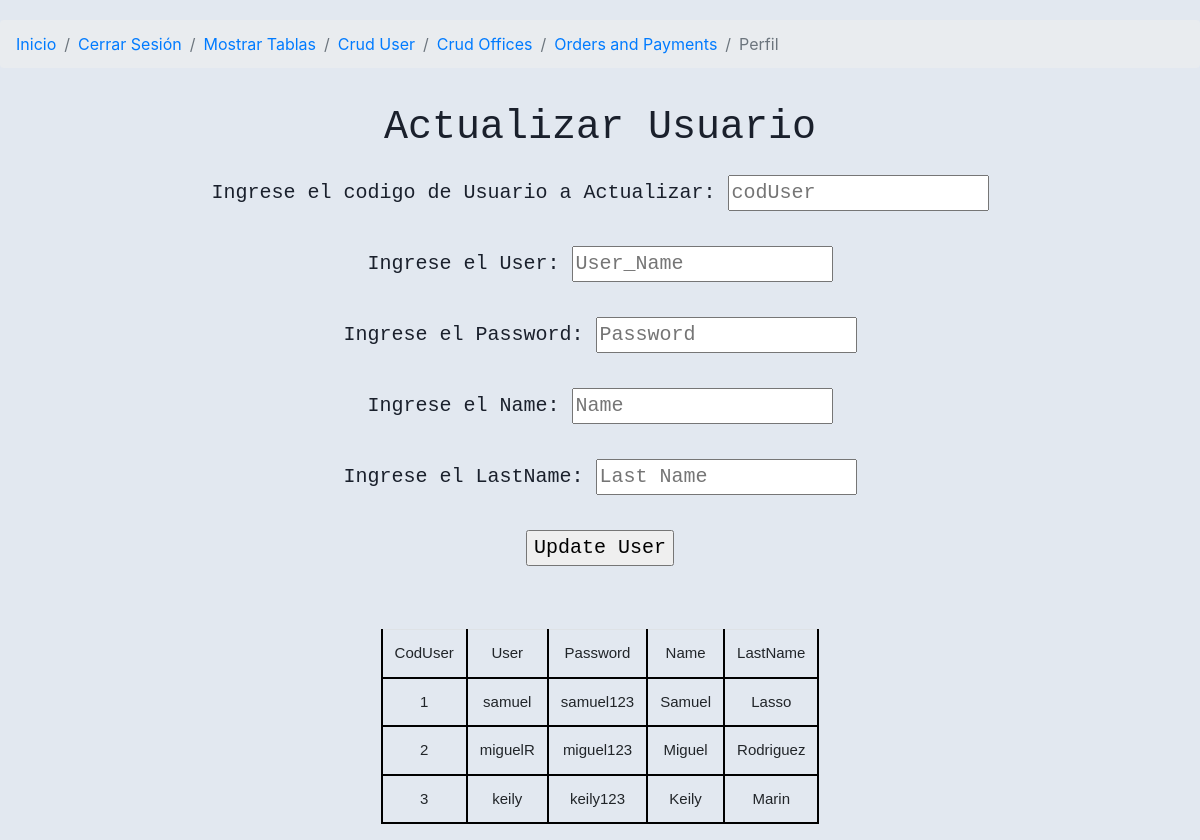
Page /crud_user/update_user.php (signed in) on the committed database.
### tables this page shows
CREATE TABLE `user` (
  `codusuario` int NOT NULL,
  `usuario` varchar(15) NOT NULL,
  `contrasena` varchar(25) NOT NULL,
  `nombre` varchar(20) NOT NULL,
  `apellido` varchar(20) NOT NULL
);

### crud_user/update_user.php (the view, shortened to what this page needs)
<!DOCTYPE html>
<html lang="en">
<head>
    <link rel="stylesheet" href="../css/crud_update_style.css">
    <link rel="stylesheet" href="https://maxcdn.bootstrapcdn.com/bootstrap/4.4.1/css/bootstrap.min.css">
    <link rel="stylesheet" href="assets/css/index_style.css">
</head>
<body>
    <?php
    require_once("../dbconn.php");
    ?>
    <nav aria-label="breadcrumb" class="main-breadcrumb">
        <ol class="breadcrumb">
            <li class="breadcrumb-item"><a href="../index.php">Inicio</a></li>
            <li class="breadcrumb-item"><a href="../logout.php">Cerrar Sesión</a></li>
            <li class="breadcrumb-item"><a href="../mostrar_tablas.php">Mostrar Tablas</a></li>
            <li class="breadcrumb-item"><a href="../crud_user.php">Crud User</a></li>
            <li class="breadcrumb-item"><a href="../crud_office.php">Crud Offices</a></li>
            <li class="breadcrumb-item"><a href="../order_payment.php">Orders and Payments</a></li>
            <li class="breadcrumb-item active" aria-current="page">Perfil</li>
        </ol>
    </nav>
    <h1>Actualizar Usuario</h1>
    <div class="form">
        <form action="" method="POST" class="text">
            <label>Ingrese el codigo de Usuario a Actualizar: </label>
            <input type="text" required name="codUser" id="codUser" placeholder="codUser">
            <br><br>
            <label>Ingrese el User: </label>
            <input type="text" required name="user" id="user" placeholder="User_Name">
            <br><br>
            <label>Ingrese el Password: </label>
            <input type="text" required name="password" id="password" placeholder="Password">
            <br><br>
            <label>Ingrese el Name: </label>
            <input type="text" required name="name" id="name" placeholder="Name">
            <br><br>
            <label>Ingrese el LastName: </label>
            <input type="text" required name="lastName" id="lastName" placeholder="Last Name">
            <br><br>
            <input type="submit" value="Update User">
        </form>
    </div>
    <br><br>
    <table class="table text">
        <tr>
            <th>CodUser</th>
            <th>User</th>
            <th>Password</th>
            <th>Name</th>
            <th>LastName</th>
        </tr>
        <?php
        function getUsers()
        {
            global $dbconn;
            $sql = "SELECT * FROM user ";
            $result = $dbconn->query($sql);
            if ($result->rowCount() > 0) {
                while ($row = $result->fetch(PDO::FETCH_ASSOC)) {
                    echo "<tr>";
                    echo "<td>" . $row["codusuario"] . "</td>";
                    echo "<td>" . $row["usuario"] . "</td>";
                    echo "<td>" . $row["contrasena"] . "</td>";
                    echo "<td>" . $row["nombre"] . "</td>";
                    echo "<td>" . $row["apellido"] . "</td>";
                    echo "</tr>";
                }
            }
        }
        getUsers();
        ?>
    </table>
</body>
</html>

### css/crud_update_style.css (style rules this page uses)
h1 { padding-top: 20px; text-align: center; font-family: monospace; font-size: 50px; }
.table { display: flex; justify-content: center; }
td, th { padding: 5px; text-align: center; gap: 0; border: 2px solid black; font-family: Arial, Helvetica, sans-serif; font-size: 15px; font-weight: lighter; }
.text { font-family: monospace; text-align: center; font-size: 20px; }
.form { padding: 15px; }

### assets/css/index_style.css (style rules this page uses)
body { margin-top: 20px; color: #1a202c; text-align: left; background-color: #e2e8f0; }

### rows in the picture
user: codusuario "1", usuario "samuel", contrasena "samuel123", nombre "Samuel", apellido "Lasso"
user: codusuario "2", usuario "miguelR", contrasena "miguel123", nombre "Miguel", apellido "Rodriguez"
user: codusuario "3", usuario "keily", contrasena "keily123", nombre "Keily", apellido "Marin"
